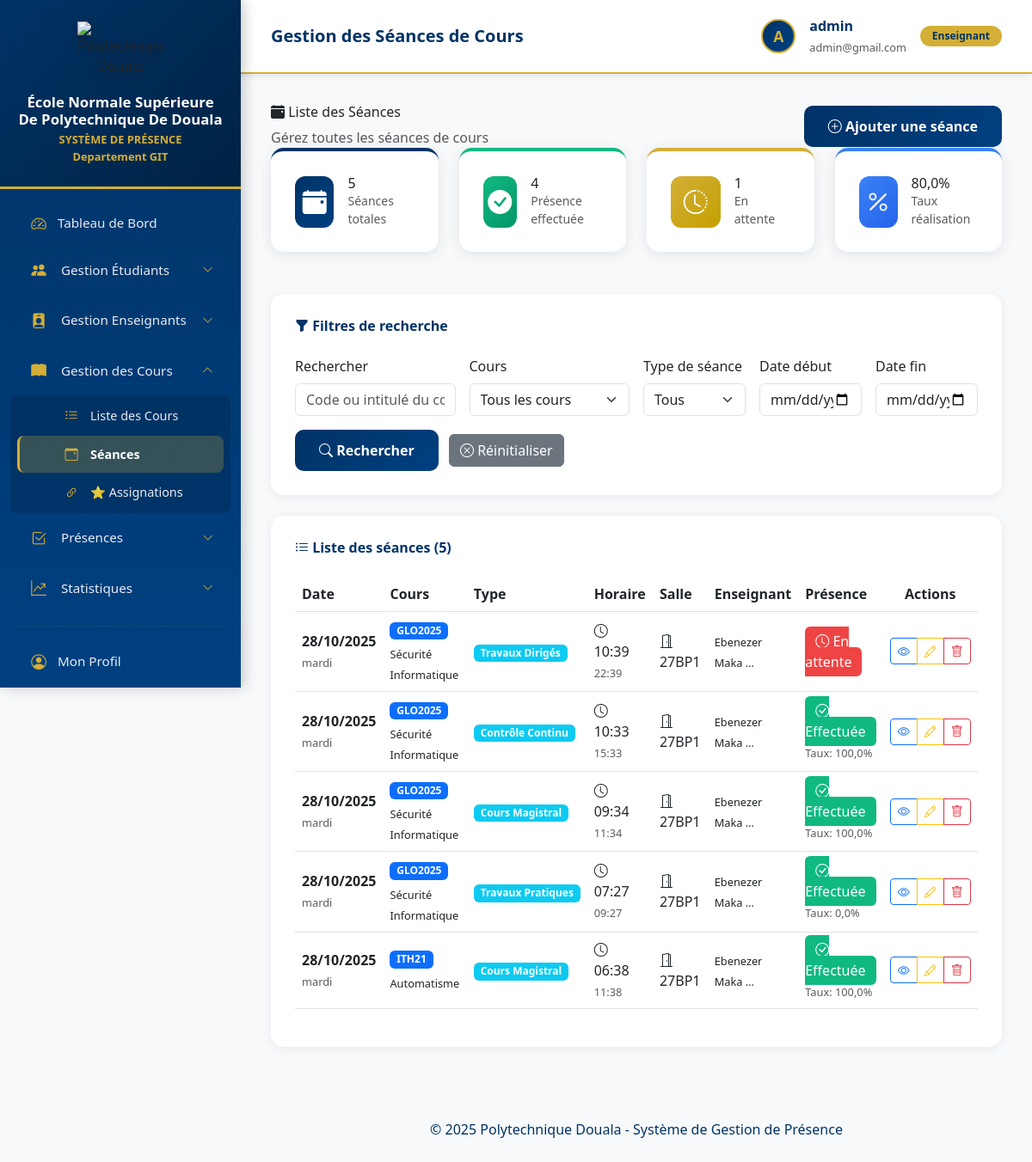
The app's page /cours/seances/enspd/ (signed in), older data.
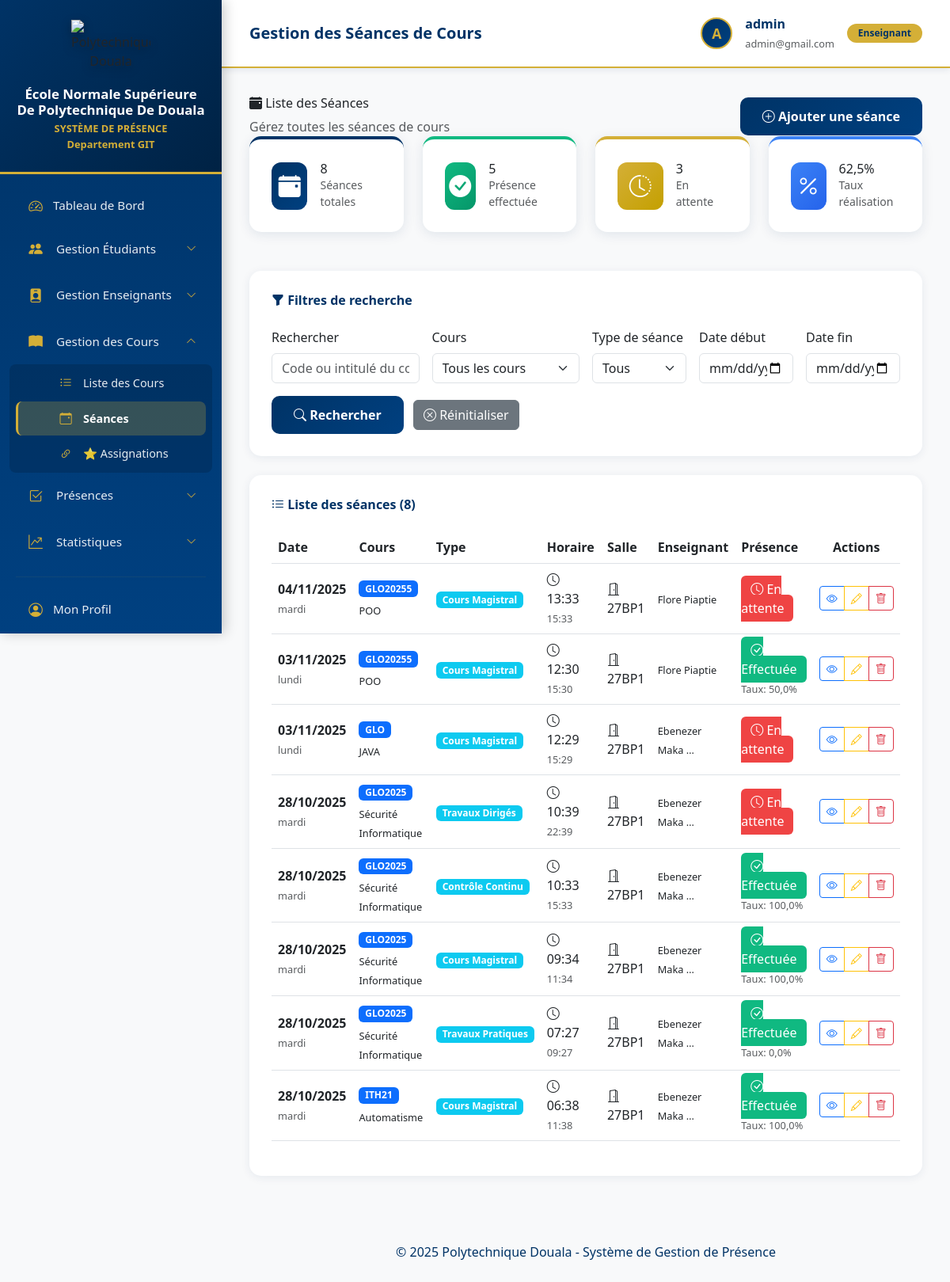
The same page, newer data.
### courses/models.py (models this page shows, shortened)
class SeanceCours(models.Model):
    TYPE_SEANCE = [
        ('CM', 'Cours Magistral'),
        ('TD', 'Travaux Dirigés'),
        ('TP', 'Travaux Pratiques'),
        ('EXAM', 'Examen'),
        ('CONTROLE', 'Contrôle Continu'),
    ]
    cours = models.ForeignKey(Cours, on_delete=models.CASCADE, related_name='seances', verbose_name="Cours")
    date = models.DateField(verbose_name="Date")
    horaire_cours = models.ForeignKey(HoraireCours, on_delete=models.SET_NULL,
                                     null=True, blank=True,
                                     related_name='seances',
                                     verbose_name="Horaire de référence",
                                     help_text="Horaire régulier dont cette séance est issue")
    heure_debut = models.TimeField(verbose_name="Heure de début")
    heure_fin = models.TimeField(verbose_name="Heure de fin")
    salle = models.ForeignKey(Salle, on_delete=models.SET_NULL, null=True, blank=True, verbose_name="Salle")
    type_seance = models.CharField(max_length=20, choices=TYPE_SEANCE, default='CM', verbose_name="Type de séance")
    contenu = models.TextField(blank=True, null=True,
                               help_text="Résumé du contenu de la séance",
                               verbose_name="Contenu")
    presente = models.BooleanField(default=False,
                                   help_text="La présence a-t-elle été faite?",
                                   verbose_name="Présence effectuée")
    remarque = models.TextField(blank=True, null=True, verbose_name="Remarque")
    annulee = models.BooleanField(default=False, verbose_name="Annulée")
    motif_annulation = models.TextField(blank=True, null=True,
                                       verbose_name="Motif d'annulation")
    date_creation = models.DateTimeField(auto_now_add=True)
    date_modification = models.DateTimeField(auto_now=True)
    class Meta:
        verbose_name = "Séance de cours"
        verbose_name_plural = "Séances de cours"
        ordering = ['-date', '-heure_debut']
        unique_together = ['cours', 'date', 'heure_debut']
    def get_taux_presence(self):
        from attendance.models import Presence
        total = self.presences.count()
        if total == 0:
            return 0
        presents = self.presences.filter(statut__in=['P', 'R']).count()
        return round((presents / total) * 100, 2)

class Cours(models.Model):
    SEMESTRES = [
        (1, 'Semestre 1'),
        (2, 'Semestre 2'),
        (3, 'Semestre 3'),
        (4, 'Semestre 4'),
        (5, 'Semestre 5'),
        (6, 'Semestre 6'),
        (7, 'Semestre 7'),
        (8, 'Semestre 8'),
    ]
    code = models.CharField(max_length=20, unique=True, verbose_name="Code")
    intitule = models.CharField(max_length=200, verbose_name="Intitulé")
    description = models.TextField(blank=True, null=True, verbose_name="Description")
    filiere = models.ForeignKey(Filiere, on_delete=models.PROTECT,
                                related_name='cours',
                                verbose_name="Filière")
    enseignant = models.ForeignKey(Enseignant, on_delete=models.SET_NULL, null=True,
                                   related_name='cours', verbose_name="Enseignant")
    salle = models.ForeignKey(Salle, on_delete=models.SET_NULL, null=True, blank=True,
                             related_name='cours', verbose_name="Salle")
    semestre = models.IntegerField(choices=SEMESTRES, verbose_name="Semestre")
    annee_academique = models.CharField(max_length=9, help_text="Ex: 2024-2025",
                                       verbose_name="Année académique")
    credits = models.IntegerField(default=3, validators=[MinValueValidator(1)], verbose_name="Crédits")
    coefficient = models.DecimalField(max_digits=3, decimal_places=1, default=1.0, verbose_name="Coefficient")
    volume_horaire_cm = models.IntegerField(default=0, verbose_name="Volume horaire CM (heures)")
    volume_horaire_td = models.IntegerField(default=0, verbose_name="Volume horaire TD (heures)")
    volume_horaire_tp = models.IntegerField(default=0, verbose_name="Volume horaire TP (heures)")
    actif = models.BooleanField(default=True, verbose_name="Actif")
    date_creation = models.DateTimeField(auto_now_add=True)
    date_modification = models.DateTimeField(auto_now=True)
    class Meta:
        verbose_name = "Cours"
        verbose_name_plural = "Cours"
        ordering = ['filiere', 'code']
        unique_together = ['code', 'annee_academique']

class Salle(models.Model):
    TYPES_SALLE = [
        ('AMPHI', 'Amphithéâtre'),
        ('TD', 'Salle de TD'),
        ('TP', 'Salle de TP'),
        ('LAB', 'Laboratoire'),
    ]
    nom = models.CharField(max_length=50, unique=True, verbose_name="Nom")
    type_salle = models.CharField(max_length=10, choices=TYPES_SALLE, default='CM', verbose_name="Type de salle")
    capacite = models.IntegerField(validators=[MinValueValidator(1)], verbose_name="Capacité")
    batiment = models.CharField(max_length=50, blank=True, null=True, verbose_name="Bâtiment")
    etage = models.IntegerField(blank=True, null=True, verbose_name="Étage")
    equipements = models.TextField(blank=True, null=True,
                                   help_text="Projecteur, Tableau, Ordinateurs, etc.",
                                   verbose_name="Équipements")
    disponible = models.BooleanField(default=True, verbose_name="Disponible")
    remarque = models.TextField(blank=True, null=True, verbose_name="Remarque")
    date_creation = models.DateTimeField(auto_now_add=True)
    class Meta:
        verbose_name = "Salle"
        verbose_name_plural = "Salles"
        ordering = ['batiment', 'nom']

### teachers/models.py (models this page shows, shortened)
class Enseignant(models.Model):
    GRADES = [
        ('ASSISTANT', 'Assistant'),
        ('CHARGE', 'Chargé de cours'),
        ('MAITRE_ASSISTANT', 'Maître Assistant'),
        ('MAITRE_CONFERENCE', 'Maître de Conférences'),
        ('PROFESSEUR', 'Professeur'),
    ]
    user = models.OneToOneField(User, on_delete=models.CASCADE, related_name='enseignant', verbose_name="Utilisateur")
    matricule = models.CharField(max_length=20, unique=True, verbose_name="Matricule")
    nom = models.CharField(max_length=100, verbose_name="Nom")
    prenom = models.CharField(max_length=100, verbose_name="Prénom")
    email = models.EmailField(unique=True, verbose_name="Email")
    telephone = models.CharField(max_length=20, blank=True, null=True, verbose_name="Téléphone")
    specialite = models.CharField(max_length=100, blank=True, null=True, verbose_name="Spécialité")
    grade = models.CharField(max_length=20, choices=GRADES, blank=True, null=True, verbose_name="Grade")
    date_naissance = models.DateField(blank=True, null=True, verbose_name="Date de naissance")
    sexe = models.CharField(max_length=1, choices=[('M', 'Masculin'), ('F', 'Féminin')], blank=True, null=True)
    adresse = models.TextField(blank=True, null=True, verbose_name="Adresse")
    date_embauche = models.DateField(blank=True, null=True, verbose_name="Date d'embauche")
    actif = models.BooleanField(default=True, verbose_name="Actif")
    photo = models.ImageField(upload_to='enseignants/photos/', blank=True, null=True, verbose_name="Photo")
    date_creation = models.DateTimeField(auto_now_add=True)
    class Meta:
        verbose_name = "Enseignant"
        verbose_name_plural = "Enseignants"
        ordering = ['nom', 'prenom']
    def nom_complet(self):
        return f"{self.prenom} {self.nom}"

### courses/views.py (the view)
# urls.py: path('seances/enspd/', views.liste_seances, name='liste_seances'),
@login_required
def liste_seances(request):
    search_query = request.GET.get('search', '')
    cours_id = request.GET.get('cours', '')
    type_seance = request.GET.get('type_seance', '')
    date_debut = request.GET.get('date_debut', '')
    date_fin = request.GET.get('date_fin', '')
    seances = SeanceCours.objects.select_related(
        'cours',
        'cours__enseignant',
        'cours__filiere',
        'salle'
    )
    if request.user.profil.est_enseignant() and not (request.user.profil.est_admin() or request.user.profil.est_scolarite()):
        try:
            enseignant = request.user.enseignant
            seances = seances.filter(cours__enseignant=enseignant)
        except:
            seances = seances.none()
    if search_query:
        seances = seances.filter(
            Q(cours__code__icontains=search_query) |
            Q(cours__intitule__icontains=search_query)
        )
    if cours_id:
        seances = seances.filter(cours_id=cours_id)
    if type_seance:
        seances = seances.filter(type_seance=type_seance)
    if date_debut:
        seances = seances.filter(date__gte=date_debut)
    if date_fin:
        seances = seances.filter(date__lte=date_fin)
    seances = seances.order_by('-date', '-heure_debut')
    total_seances = seances.count()
    seances_avec_presence = seances.filter(presente=True).count()
    seances_sans_presence = seances.filter(presente=False).count()
    taux_seances_realisees = round((seances_avec_presence / total_seances * 100), 1) if total_seances > 0 else 0
    paginator = Paginator(seances, 20)
    page_number = request.GET.get('page')
    page_obj = paginator.get_page(page_number)
    if request.user.profil.est_enseignant() and not (request.user.profil.est_admin() or request.user.profil.est_scolarite()):
        try:
            enseignant = request.user.enseignant
            cours_list = Cours.objects.filter(actif=True, enseignant=enseignant).select_related('filiere').order_by('code')
        except:
            cours_list = Cours.objects.none()
    else:
        cours_list = Cours.objects.filter(actif=True).select_related('filiere').order_by('code')
    context = {
        'page_obj': page_obj,
        'search_query': search_query,
        'cours_id': cours_id,
        'type_seance': type_seance,
        'date_debut': date_debut,
        'date_fin': date_fin,
        'total_seances': total_seances,
        'seances_avec_presence': seances_avec_presence,
        'seances_sans_presence': seances_sans_presence,
        'taux_seances_realisees': taux_seances_realisees,
        'cours_list': cours_list,
        'types_seance': SeanceCours.TYPE_SEANCE,
    }
    return render(request, 'courses/liste_seances.html', context)

### courses/templates/courses/liste_seances.html (shortened to what the changed rows need)
{% extends 'base.html' %}
{% block content %}
<div class="page-header">
    <div class="d-flex justify-content-between align-items-center">
        <div>
            <h2 class="mb-2">
                <i class="bi bi-calendar-event-fill"></i> Liste des Séances
            </h2>
        </div>
    </div>
</div>
<div class="row mb-4">
    <div class="col-md-3">
        <div class="stat-card primary">
            <div class="d-flex align-items-center">
                <div>
                    <h3 class="mb-0">{{ total_seances }}</h3>
                    <p class="text-muted small mb-0">Séances totales</p>
                </div>
            </div>
        </div>
    </div>
    <div class="col-md-3">
        <div class="stat-card success">
            <div class="d-flex align-items-center">
                <div>
                    <h3 class="mb-0">{{ seances_avec_presence }}</h3>
                    <p class="text-muted small mb-0">Présence effectuée</p>
                </div>
            </div>
        </div>
    </div>
    <div class="col-md-3">
        <div class="stat-card warning">
            <div class="d-flex align-items-center">
                <div>
                    <h3 class="mb-0">{{ seances_sans_presence }}</h3>
                    <p class="text-muted small mb-0">En attente</p>
                </div>
            </div>
        </div>
    </div>
    <div class="col-md-3">
        <div class="stat-card info">
            <div class="d-flex align-items-center">
                <div>
                    <h3 class="mb-0">{{ taux_seances_realisees }}%</h3>
                    <p class="text-muted small mb-0">Taux réalisation</p>
                </div>
            </div>
        </div>
    </div>
</div>
<div class="table-card">
    <div class="d-flex justify-content-between align-items-center mb-4">
        <h5 class="mb-0">
            <i class="bi bi-list-ul"></i> Liste des séances
            {% if page_obj %}({{ page_obj.paginator.count }}){% endif %}
        </h5>
    </div>
    {% if page_obj %}
    <div class="table-responsive">
        <table class="table table-hover align-middle">
            <thead>
                <tr>
                    <th width="10%">Date</th>
                    <th width="18%">Cours</th>
                    <th width="10%">Type</th>
                    <th width="12%">Horaire</th>
                    <th width="10%">Salle</th>
                    <th width="12%">Enseignant</th>
                    <th width="10%">Présence</th>
                    <th width="18%" class="text-center">Actions</th>
                </tr>
            </thead>
            <tbody>
                {% for seance in page_obj %}
                <tr>
                    <td>
                        <strong>{{ seance.date|date:"d/m/Y" }}</strong><br>
                        <small class="text-muted">{{ seance.date|date:"l" }}</small>
                    </td>
                    <td>
                        <span class="badge bg-primary mb-1">{{ seance.cours.code }}</span><br>
                        <small>{{ seance.cours.intitule|truncatewords:4 }}</small>
                    </td>
                    <td>
                        <span class="badge bg-info">{{ seance.get_type_seance_display }}</span>
                    </td>
                    <td>
                        <i class="bi bi-clock"></i>
                        {{ seance.heure_debut|time:"H:i" }}<br>
                        <small class="text-muted">{{ seance.heure_fin|time:"H:i" }}</small>
                    </td>
                    <td>
                        {% if seance.salle %}
                        <i class="bi bi-door-open"></i> {{ seance.salle.nom }}
                        {% else %}
                        <span class="text-muted">—</span>
                        {% endif %}
                    </td>
                    <td>
                        {% if seance.cours.enseignant %}
                        <small>{{ seance.cours.enseignant.nom_complet|truncatewords:2 }}</small>
                        {% else %}
                        <span class="text-muted">—</span>
                        {% endif %}
                    </td>
                    <td>
                        {% if seance.presente %}
                        <span class="badge-present">
                            <i class="bi bi-check-circle"></i> Effectuée
                        </span><br>
                        <small class="text-muted">Taux: {{ seance.get_taux_presence }}%</small>
                        {% else %}
                        <span class="badge-absent">
                            <i class="bi bi-clock"></i> En attente
                        </span>
                        {% endif %}
                    </td>
                    <td class="text-center">
                        <div class="btn-group" role="group">
                            <a href="{% url 'detail_seance' seance.id %}"
                               class="btn btn-sm btn-outline-primary"
                               data-bs-toggle="tooltip"
                               title="Voir les détails">
                                <i class="bi bi-eye"></i>
                            </a>
                            {% if user.profil.est_admin or user.profil.est_scolarite or seance.cours.enseignant == user.enseignant %}
                            <a href="{% url 'modifier_seance' seance.id %}"
                               class="btn btn-sm btn-outline-warning"
                               data-bs-toggle="tooltip"
                               title="Modifier">
                                <i class="bi bi-pencil"></i>
                            </a>
                            <button type="button"
                                    class="btn btn-sm btn-outline-danger"
                                    data-bs-toggle="modal"
                                    data-bs-target="#deleteModal{{ seance.id }}"
                                    title="Supprimer">
                                <i class="bi bi-trash"></i>
                            </button>
                            {% endif %}
                        </div>
                    </td>
                </tr>
                {% endfor %}
            </tbody>
        </table>
    </div>
    {% endif %}
</div>
{% endblock %}

Row changes from the older to the newer data that the page shows:
added SeanceCours: date "04/11/2025", date "mardi", cours.code "GLO20255", cours.intitule "POO", type_seance "Cours Magistral", heure_debut "13:33", heure_fin "15:33", salle.nom "27BP1", cours.enseignant.nom_complet "Flore Piaptie", presente False (drawn)
added SeanceCours: date "03/11/2025", date "lundi", cours.code "GLO20255", cours.intitule "POO", type_seance "Cours Magistral", heure_debut "12:30", heure_fin "15:30", salle.nom "27BP1", cours.enseignant.nom_complet "Flore Piaptie", get_taux_presence "50,0"
added SeanceCours: date "03/11/2025", date "lundi", cours.code "GLO", cours.intitule "JAVA", type_seance "Cours Magistral", heure_debut "12:29", heure_fin "15:29", salle.nom "27BP1", cours.enseignant.nom_complet "Ebenezer Maka …", presente False (drawn)
Text that changed along with them:
{{ total_seances }}: "5" → "8"
{{ seances_avec_presence }}: "4" → "5"
{{ seances_sans_presence }}: "1" → "3"
{{ taux_seances_realisees }}: "80,0" → "62,5"
{{ page_obj.paginator.count }}: "5" → "8"
